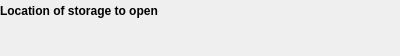
<?xml version="1.0" encoding="UTF-8"?>
<ui version="4.0">
 <class>OpenSave</class>
 <widget class="QWidget" name="OpenSave">
  <property name="geometry">
   <rect>
    <x>0</x>
    <y>0</y>
    <width>400</width>
    <height>56</height>
   </rect>
  </property>
  <property name="windowTitle">
   <string>Form</string>
  </property>
  <layout class="QVBoxLayout" name="verticalLayout">
   <property name="spacing">
    <number>6</number>
   </property>
   <property name="sizeConstraint">
    <enum>QLayout::SetMinAndMaxSize</enum>
   </property>
   <property name="leftMargin">
    <number>0</number>
   </property>
   <property name="topMargin">
    <number>0</number>
   </property>
   <property name="rightMargin">
    <number>0</number>
   </property>
   <property name="bottomMargin">
    <number>0</number>
   </property>
   <item>
    <widget class="QLabel" name="fileDialogLabel">
     <property name="font">
      <font>
       <weight>75</weight>
       <bold>true</bold>
      </font>
     </property>
     <property name="text">
      <string>Location of storage to open</string>
     </property>
     <property name="buddy">
      <cstring>fileDialog</cstring>
     </property>
    </widget>
   </item>
   <item>
    <widget class="KUrlRequester" name="fileDialog"/>
   </item>
   <item>
    <spacer name="spacer">
     <property name="orientation">
      <enum>Qt::Vertical</enum>
     </property>
     <property name="sizeType">
      <enum>QSizePolicy::Expanding</enum>
     </property>
    </spacer>
   </item>
  </layout>
 </widget>
 <customwidgets>
  <customwidget>
   <class>KUrlRequester</class>
   <extends>QWidget</extends>
   <header>kurlrequester.h</header>
  </customwidget>
 </customwidgets>
 <resources/>
 <connections/>
</ui>
